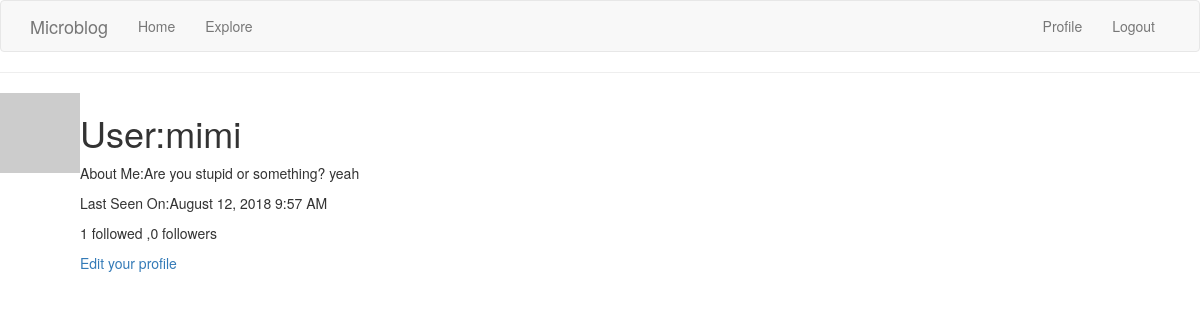
/user/mimi (signed in), run on an earlier commit of the app's database.
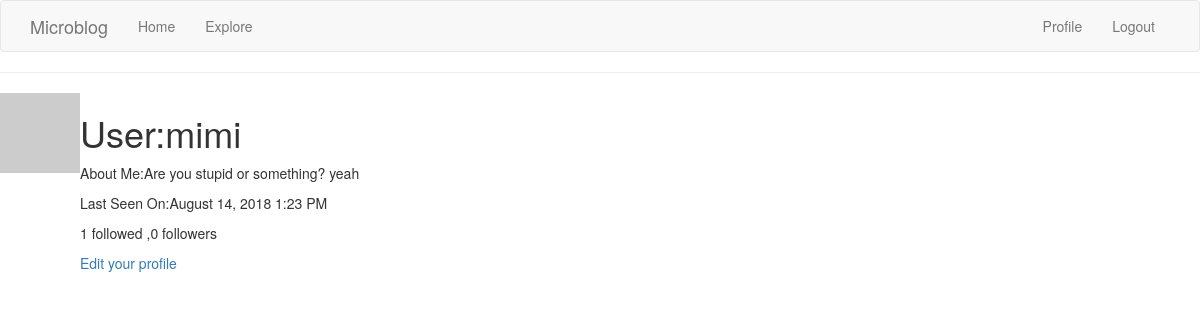
And on a later commit of the database.
### app/models.py (models this page shows, shortened)
class User(db.Model, UserMixin):
    def avatar(self, size):
        digest = md5(self.email.lower().encode('utf-8')).hexdigest()
        return 'https://www.gravatar.com/avatar/{}?d=identicon&s={}'.format(digest, size)
    __tablename__ = 'user'
    id = db.Column(db.Integer, primary_key=True)
    name = db.Column(db.String(64), index=True, unique=True)
    email = db.Column(db.String(120), index=True, unique=True)
    password_hash = db.Column(db.String(128))
    about_me = db.Column(db.String(140))
    last_seen = db.Column(db.DateTime, default=datetime.utcnow)
    posts = db.relationship('Post', backref='author', lazy='dynamic',
                            primaryjoin=(Post.user_id == id)
                            )
    followed = db.relationship('User', secondary=followers,
                               primaryjoin=(followers.c.follower_id == id),
                               secondaryjoin=(followers.c.followed_id == id),
                               backref=db.backref('followers', lazy='dynamic'), lazy='dynamic'
                               )

### app/views.py (the view)
@app.route('/user/<name>')
@login_required
def user(name):
    user = User.query.filter_by(name=name).first_or_404()
    posts = [
        {'author': user, 'body': 'Test post #1'},
        {'author': user, 'body': 'Test post #1'}
    ]
    return render_template('user.html', user=user, post=posts)

### app/models.py (called while the page is built)
@login.user_loader
def load_user(id):
    return User.query.get(int(id))

### app/views.py (called while the page is built)
@app.before_request
def before_request():
    if current_user.is_authenticated:
        current_user.last_seen = datetime.utcnow()
        db.session.commit()
    g.locale = str(get_locale())

### app/templates/user.html (shortened to what this page needs)
{% extends "base.html"%}
{% block content %}
<table>
    <tr valign='top'>
        <td><img src="{{user.avatar(128)}}" alt=""></td>
        <td>
            <h1>User:{{user.name}}</h1>
            {% if user.about_me %}
            <p>About Me:{{user.about_me}}</p>
            {% endif %}
            {% if user.last_seen %}
            <p>Last Seen On:{{ moment(user.last_seen).format('LLL') }}</p>
            {% endif %}
            <p>{{ user.followed.count() }} followed ,{{ user.followers.count() }} followers</p>
            {% if user == current_user %}
            <p><a href="{{ url_for('edit_profile') }}">Edit your profile</a></p>
            {% elif not current_user.is_following(user) %}
            <p><a href="{{ url_for('follow', username=user.username) }}">Follow</a></p>
            {% else %}
            <p><a href="{{ url_for('unfollow', username=user.username) }}">Unfollow</a></p>
            {% endif %}
        </td>
    </tr>
    <hr>
</table>
{% endblock %}

### app/templates/base.html (shortened to what this page needs)
{% extends 'bootstrap/base.html' %}
{% block navbar %}
    <nav class="navbar navbar-default">
        <div class="container">
            <div class="navbar-header">
                <a class="navbar-brand" href="{{ url_for('index') }}">Microblog</a>
            </div>
            <div class="collapse navbar-collapse" id="bs-example-navbar-collapse-1">
                <ul class="nav navbar-nav">
                    <li><a href="{{ url_for('index') }}">Home</a></li>
                    <li><a href="{{ url_for('explore') }}">Explore</a></li>
                </ul>
                <ul class="nav navbar-nav navbar-right">
                    {% if current_user.is_anonymous %}
                    <li><a href="{{ url_for('login') }}">Login</a></li>
                    {% else %}
                    <li><a href="{{ url_for('user', name=current_user.name) }}">Profile</a></li>
                    <li><a href="{{ url_for('logout') }}">Logout</a></li>
                    {% endif %}
                </ul>
            </div>
        </div>
    </nav>
{% endblock %}

What changed in the data, as far as the page shows it:
changed User "mimi": last_seen "August 12, 2018 9:57 AM" → "August 14, 2018 1:23 PM"
